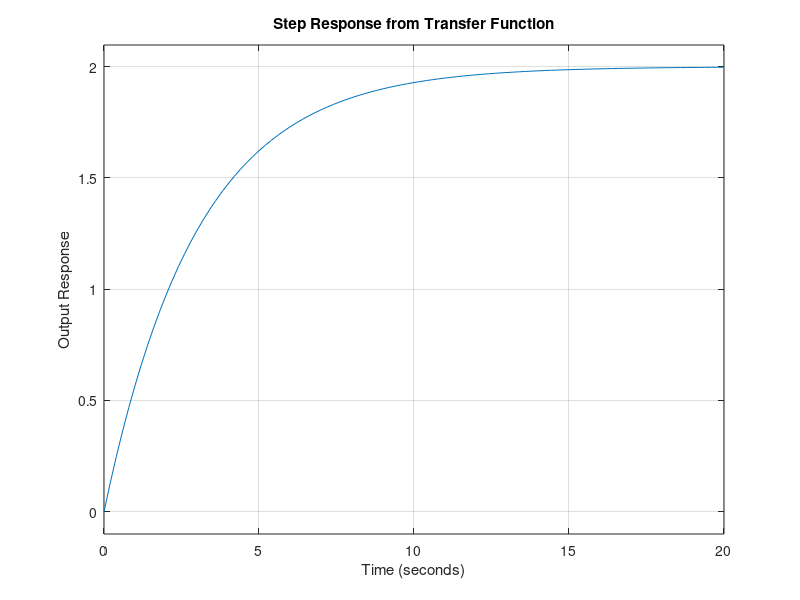

Write the MATLAB code that produced this figure.
% Step Response from Transfer Function
clc; clear; close all;

% Define system parameters
K = 2;        % System gain
tau = 3;      % Time constant (seconds)

% Define transfer function G(s) = K / (tau*s + 1)
s = tf('s');   % Create Laplace variable
G = K / (tau*s + 1);

% Display transfer function
disp('Transfer Function:');
disp(G);

% Plot step response
figure;
step(G);
grid on;
title('Step Response from Transfer Function');
xlabel('Time (seconds)');
ylabel('Output Response');